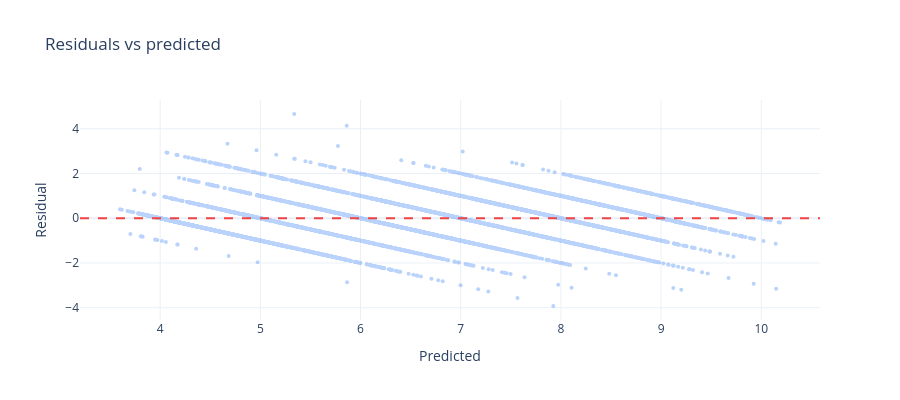

The notebook cell this image was saved under:
### Markdown cell above
## Residual check on the hold-out set

### Code cell
from src.preprocess import clean_frame, split_xy
from sklearn.model_selection import train_test_split

df = pd.read_csv(ROOT / "data" / "cleaned.csv")
X, y = split_xy(df)
_, X_test, _, y_test = train_test_split(X, y, test_size=0.2, random_state=42)
y_pred = model.predict(X_test)

resid = y_test - y_pred
fig = go.Figure()
fig.add_trace(go.Scatter(x=y_pred, y=resid, mode="markers", opacity=0.35,
                         marker=dict(size=4, color="#3b82f6")))
fig.add_hline(y=0, line_dash="dash", line_color="#ef4444")
fig.update_layout(template="plotly_white", height=400,
                  title="Residuals vs predicted",
                  xaxis_title="Predicted", yaxis_title="Residual")
fig.show()
print("Residual mean:", round(resid.mean(), 4))
print("Residual std :", round(resid.std(), 4))

### Figure 1 — Plotly figure (JSON) as saved in the notebook; plotly's stock layout.template omitted (floating-point values rounded to 4 significant figures; data arrays with more than 128 entries replaced by an {"elided": "..."} marker saying what was removed)
{"data": [{"marker": {"color": "#3b82f6", "size": 4}, "mode": "markers", "opacity": 0.35, "type": "scatter", "x": {"elided": "5993 float values"}, "y": {"elided": "5993 float values"}}], "layout": {"height": 400, "shapes": [{"line": {"color": "#ef4444", "dash": "dash"}, "type": "line", "x0": 0, "x1": 1, "xref": "x domain", "y0": 0, "y1": 0, "yref": "y"}], "title": {"text": "Residuals vs predicted"}, "xaxis": {"title": {"text": "Predicted"}}, "yaxis": {"title": {"text": "Residual"}}}}
